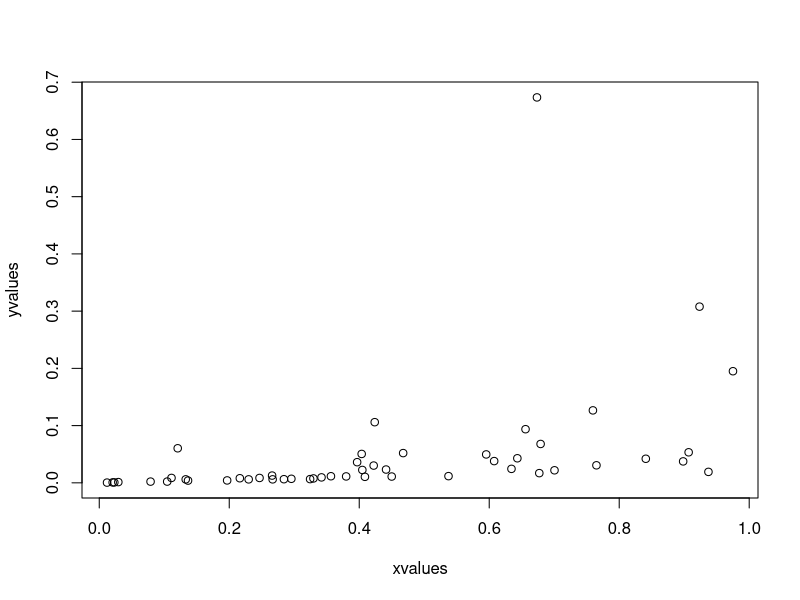
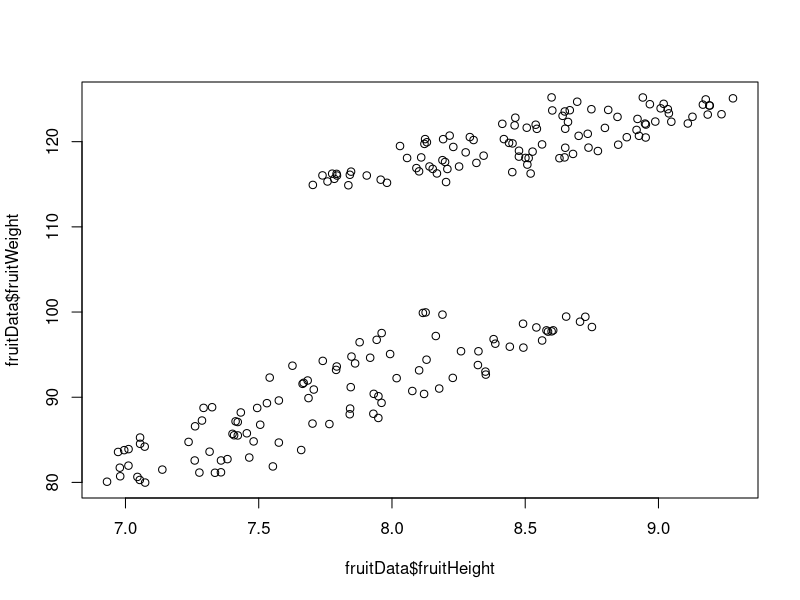
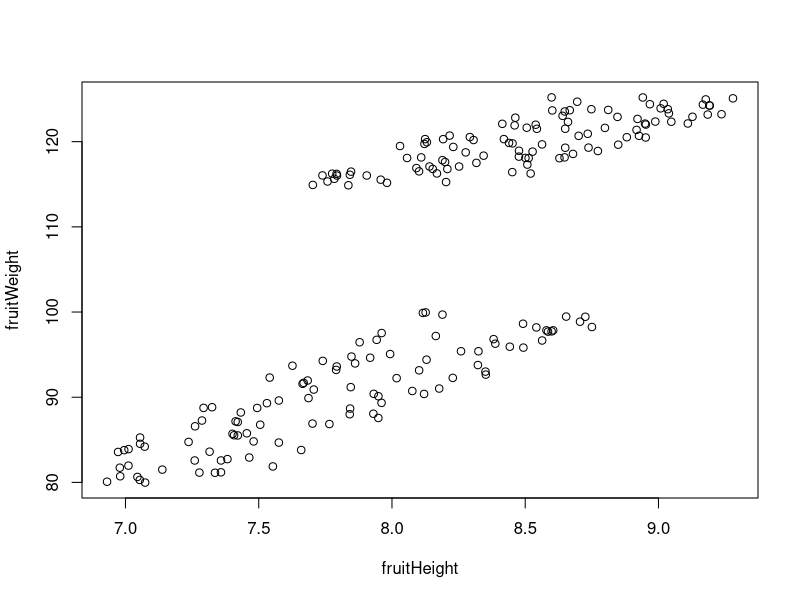
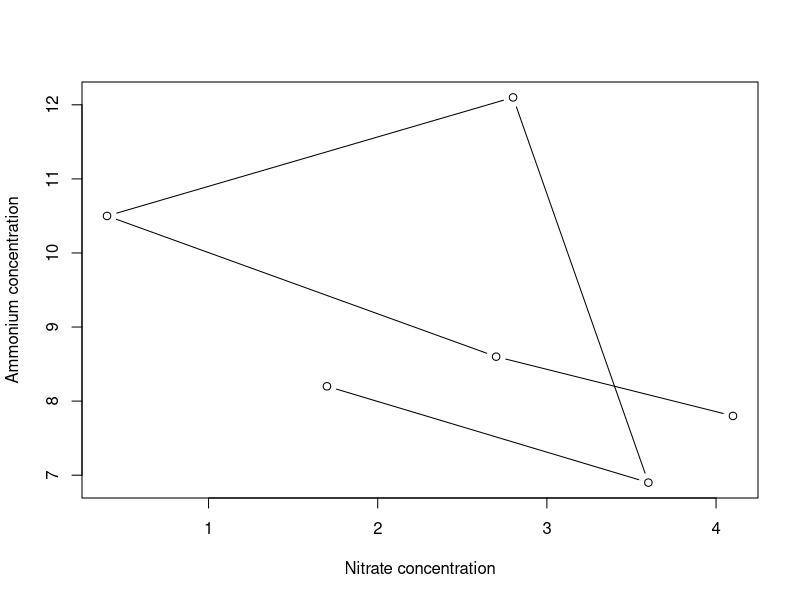
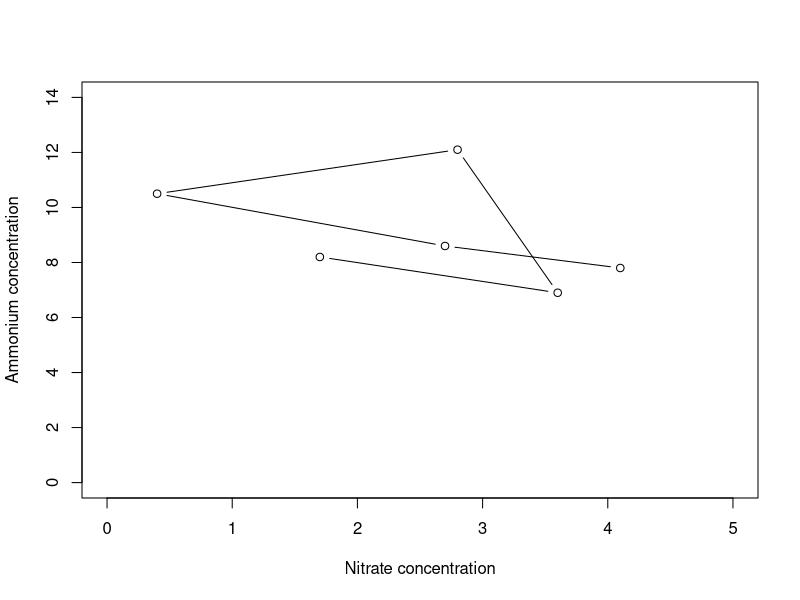
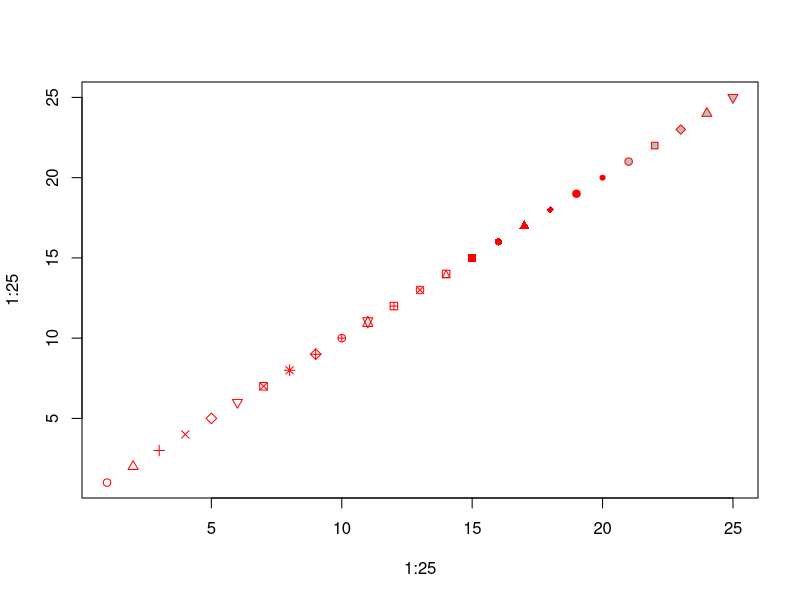
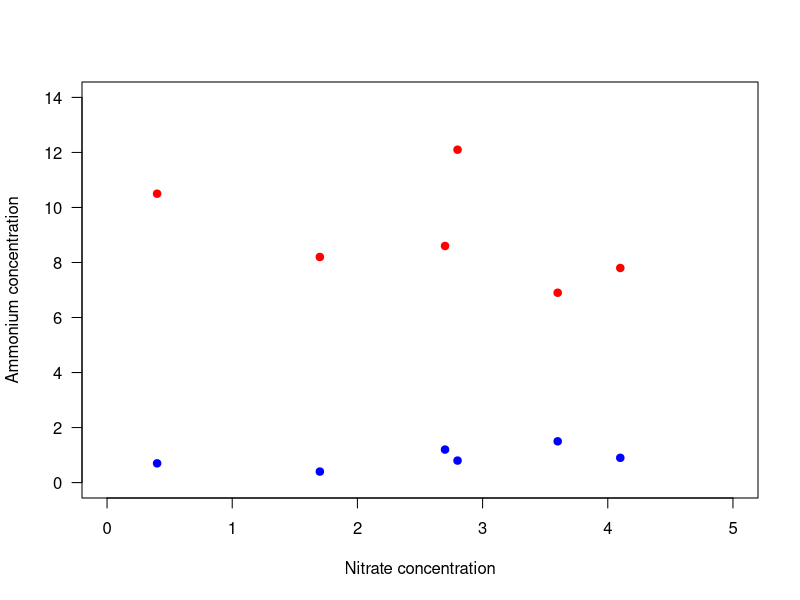
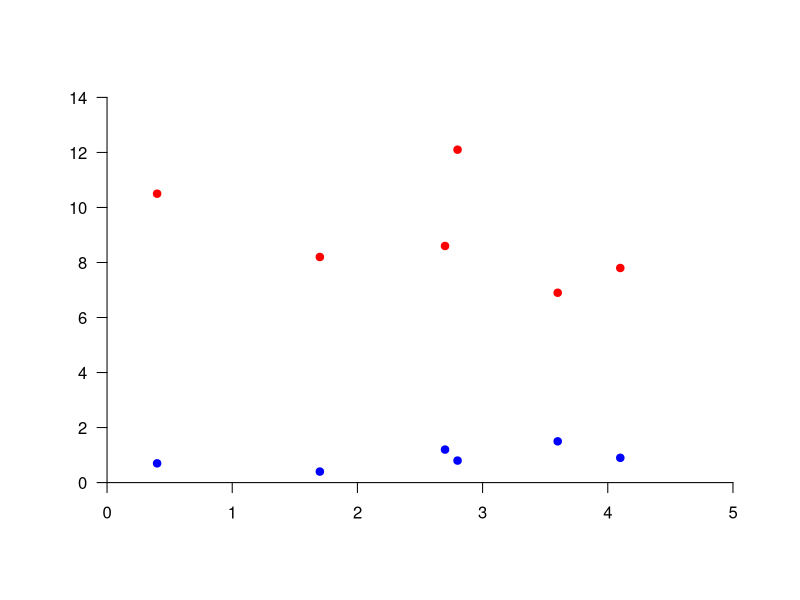

Write the R code that produced these figures, in order. (Note: this script raises an error after producing the figures.)
## ---- chunk 1
setwd("~/Documents/R/CREATE_R_Workshop/Lessons_Rmd")

# To output plots as .png figures, run this.

knitr::opts_chunk$set(
  fig.path = "Images/BasePlotImages/"
)
## ---- chunk 2
## Load packages that would theoretically have been loaded during previous lessons, to allow for functioning as a standalone script
library("dplyr")
library("tidyr")
## Read in data used in my previous dplyr lessons
nutrients <- read.csv(file="../Data/Experiment_nutrients.csv")
## ---- chunk 3
# Create a vector of 50 random numbers
	xvalues <- runif(50)
# Create a vector of 50 lower numbers 
	yvalues <- xvalues/c(1:50)

# Plot these vectors against each other
	plot(xvalues, yvalues)
## ---- chunk 4
# Read in data
	fruitData <- read.csv(file="../Data/fruitData.csv")

# Take a look at the data frame structure
	str(fruitData) 
## ---- chunk 5
# Plot fruit height and weight
	plot(fruitData$fruitHeight, fruitData$fruitWeight)
## ---- chunk 6
plot(fruitWeight ~ fruitHeight, data=fruitData)
## ---- chunk 7
plot(Ammonium ~ Nitrate, data=nutrients, type="b"
		 , xlab="Nitrate concentration", ylab="Ammonium concentration")
## ---- chunk 8
plot(Ammonium ~ Nitrate, data=nutrients, type="b", xlim=c(0,5), ylim=c(0, 14)
		 , xlab="Nitrate concentration", ylab="Ammonium concentration")
## ---- chunk 9
plot(1:25, 1:25, pch=1:25, col="red", bg="gray")
## ---- chunk 10
plot(Ammonium ~ Nitrate, data=nutrients, pch=19, col="red", xlim=c(0,5), ylim=c(0, 14)
		 , xlab="Nitrate concentration", ylab="Ammonium concentration", las=1)
points(Nitrite ~ Nitrate, data=nutrients, pch=19, col="blue")
## ---- chunk 11
plot(1, 1, xlim=c(0,5), ylim=c(0, 14), type="n", ann=FALSE, axes=FALSE)  # Make empty plot
  axis(side=1, pos=0, las=1)  # Add x-axis
  axis(side=2, pos=0, las=1)  # Add y-axis
  points(Ammonium ~ Nitrate, data=nutrients, pch=19, col="red")  # Add ammonium points
  points(Nitrite ~ Nitrate, data=nutrients, pch=19, col="blue")  # Add nitrite points
## ---- chunk 12
plot(100, 100, xlim=c(0,5), ylim=c(0, 14), xlab="", ylab="", axes=FALSE)  
  axis(1, pos=0, las=1)
    mtext(text=expression("Nitrate concentration ("*mu*"mol L"^"-1"*")"), side=1
    			, line=2)  # Label x-axis
  axis(2, pos=0, las=1)  
    mtext(text=expression("Concentration ("*mu*"mol L"^"-1"*")"), side=2
    			, line=2)  # Label y-axis
  points(Ammonium ~ Nitrate, data=nutrients, pch=19, col="red")
  points(Nitrite ~ Nitrate, data=nutrients, pch=19, col="blue")
## ---- chunk 13
plot(100, 100, xlim=c(0,5), ylim=c(0, 14), xlab="", ylab="", axes=FALSE)  # Make empty plot
  axis(1, pos=0, las=1)
    mtext(text=expression("Nitrate concentration ("*mu*"mol L"^"-1"*")"), side=1, line=2) 
  axis(2, pos=0, las=1) 
    mtext(text=expression("Concentration ("*mu*"mol L"^"-1"*")"), side=2, line=2) 
  points(Ammonium ~ Nitrate, data=nutrients, pch=19, col="red")    
  points(Nitrite ~ Nitrate, data=nutrients, pch=19, col="blue")  
  legend(x=0.1, y=14, legend=c("Ammonium", "Nitrate"), pch=19, col=c("red","blue"))  # Add legend
## ---- chunk 14
plot(100, 100, xlim=c(0,5), ylim=c(0, 14), xlab="", ylab="", axes=FALSE)
  axis(1, pos=0, las=1)
    mtext(text=expression("Nitrate concentration ("*mu*"mol L"^"-1"*")"), side=1, line=2) 
  axis(2, pos=0, las=1) 
    mtext(text=expression("Concentration ("*mu*"mol L"^"-1"*")"), side=2, line=2) 
  text(Ammonium ~ Nitrate, data=nutrients, labels=Replicate, col="red")  # Add text instead of points
  text(Nitrite ~ Nitrate, data=nutrients, labels=Replicate, col="blue")  # Add text instead of points 
  legend(x=0.1, y=14, legend=c("Ammonium", "Nitrate"), pch=21, col=c("red","blue")) 
## ---- chunk 15
nutrients_mean <- nutrients %>% 
  group_by(Treatment) %>% 
  summarize(Ammonium=mean(Ammonium), Nitrate=mean(Nitrate), Nitrite=mean(Nitrite))
nutrients_mean
## ---- chunk 16
barplot(nutrients_mean %>%
          select(Ammonium, Nitrate, Nitrite) %>%
          as.matrix() 
				, las=1, ylab="Concentration")
## ---- chunk 17
barplot(nutrients_mean %>%
          select(Ammonium, Nitrate, Nitrite) %>%
          as.matrix() 
        , beside=TRUE, space=c(0.1,1), ylim=c(0,10), las=1, ylab="Concentration")
## ---- chunk 18
barplot(nutrients_mean %>%
          select(Ammonium, Nitrate, Nitrite) %>%
          as.matrix() 
        , beside=TRUE, space=c(0.1,1), ylim=c(0,10), las=1, ylab="Concentration")
legend("topright", pch=22, col="black", pt.bg=gray.colors(2), legend=c("Treatment 1", "Treatment 2"))
## ---- chunk 19
knitr::include_graphics("Images/Fruits.png")
## ---- chunk 20
knitr::include_graphics("Images/Nutrients.png")
